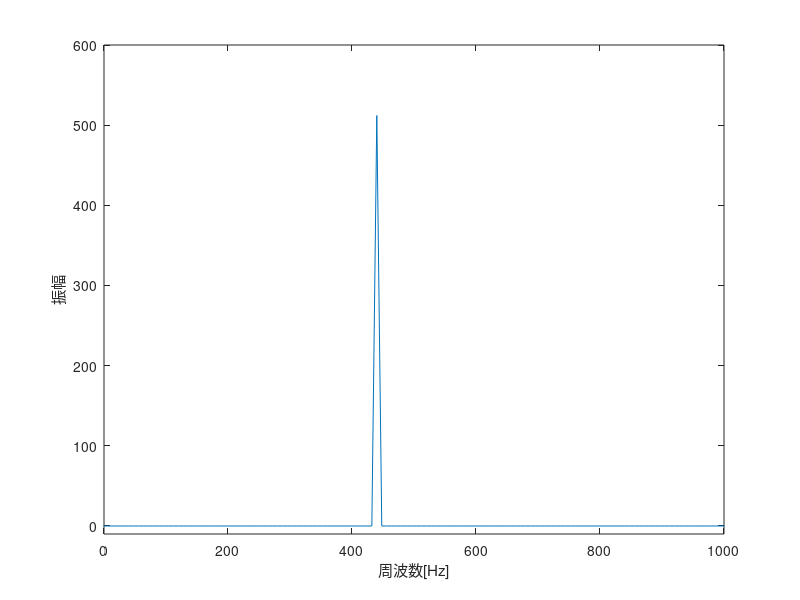

The MATLAB script that drew this image:
clear;

Fs = 8192;
t = (0:(Fs-1)) / Fs;
f = 440;
fs = (-Fs/2 : Fs/1024 : (Fs/2) - Fs/1024);
y = sin(2*pi*f*t);

fft_y = fft(y,1024);
ln = length(abs(fftshift(fft(y))));
fft_ys = fftshift(fft_y);
fft_ys = abs(fft_ys);
figure;
plot(fs,fft_ys);
xlabel('周波数[Hz]');
ylabel('振幅');
axis([0 1000 -10 600]);
